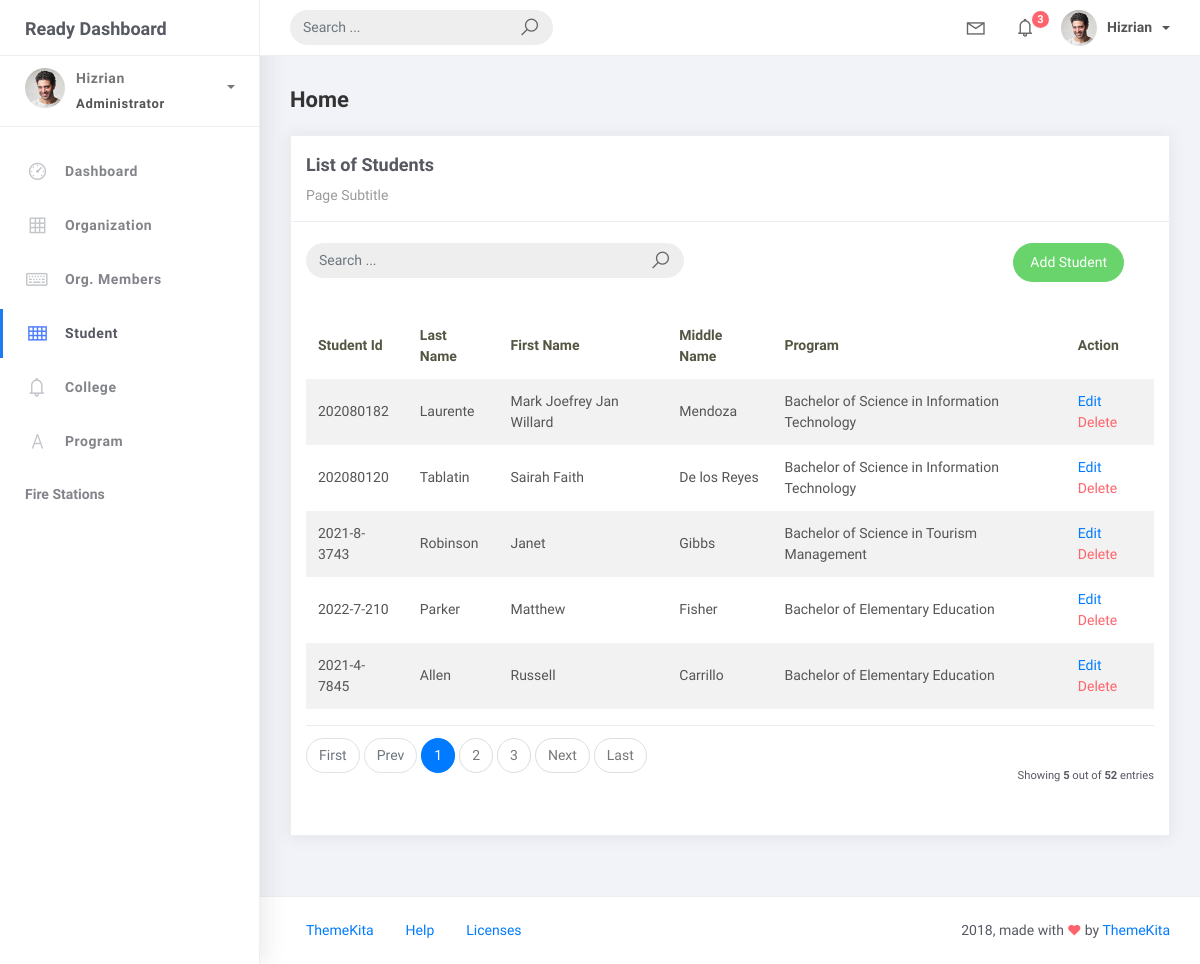
Screenshot of /student_list with the database file from the repository.
### studentorg/models.py (models this page shows, shortened)
class BaseModel(models.Model):
    created_at = models.DateTimeField(auto_now_add=True, db_index=True)
    updated_at = models.DateTimeField(auto_now=True)
    class Meta:
        abstract = True

class Student(BaseModel):
    student_id = models.CharField(max_length=15)
    lastname = models.CharField(max_length=25)
    firstname = models.CharField(max_length=50)
    middlename = models.CharField(max_length=25, blank=True, null=True)
    program = models.ForeignKey(Program, on_delete=models.CASCADE)

class Program(BaseModel):
    prog_name = models.CharField(max_length=150)
    college = models.ForeignKey(College, on_delete=models.CASCADE)
    def __str__(self):
        return self.prog_name

### studentorg/views.py (the view, shortened to what this page needs)
# urls.py: path("student_list", StudentList.as_view(), name="student-list"),
class StudentList(ListView):
    model = Student
    context_object_name = "student"
    template_name = "student_list.html"
    paginate_by = 5
    def get_queryset(self, *args, **kwargs):
        qs = super(StudentList, self).get_queryset(*args, **kwargs)
        return qs

### templates/student_list.html
{% extends 'base.html' %}
{% load static %}
{% block content %}
  <div class="content">
    <div class="container-fluid">
      <h4 class="page-title">Home</h4>
      <div class="row">
        <div class="col-md-12">
          <div class="card">
            <div class="card-header">
              <div class="card-title">List of Students</div>
              <div class="card-category">Page Subtitle</div>
            </div>
            <br />
            <div class="col-md-12 row">
              <div class="col-md-6">
                <form class="navbar-left navbar-form nav-search mr-md-3" action="{% url 'student-list' %}">
                  <div class="input-group">
                    <input type="text" placeholder="Search ..." class="form-control" name="q" />
                    <div class="input-group-append">
                      <span class="input-group-text"><i class="la la-search search-icon"></i></span>
                    </div>
                  </div>
                </form>
              </div>
              <div class="col-md-6">
                <div class="pull-right">
                  <a href="{% url 'student-add' %}" class="btn btn-success btn-rounded">Add Student</a>
                </div>
              </div>
            </div>
            <div class="card-body">
              <table class="table table-striped mt-3">
                <thead>
                  <tr>
                    <th scope="col">Student Id</th>
                    <th scope="col">Last Name</th>
                    <th scope="col">First Name</th>
                    <th scope="col">Middle Name</th>
                    <th scope="col">Program</th>
                    <th scope="col">Action</th>
                  </tr>
                </thead>
                <tbody>
                  {% for object in object_list %}
                    <tr>
                      <td>{{ object.student_id }}</td>
                      <td>{{ object.lastname }}</td>
                      <td>{{ object.firstname }}</td>
                      <td>{{ object.middlename }}</td>
                      <td>{{ object.program }}</td>
                      <td>
                        <a href="student_list/{{ object.id }}">Edit</a>
                        <a href="student_list/{{ object.id }}/delete" class="text-danger">Delete</a>
                      </td>
                    </tr>
                    {% empty %}
                    <tr>
                      <td colspan="4" style="text-align: center">
                        <p class="text-sm font-weight-bold mb-0">No Records Found</p>
                      </td>
                    </tr>
                  {% endfor %}
                </tbody>
              </table>
              {% include 'includes/pagination.html' %}
            </div>
          </div>
        </div>
      </div>
    </div>
  </div>
{% endblock %}

### rows the page displays
Student: student_id "202080182", lastname "Laurente", firstname "Mark Joefrey Jan Willard", middlename "Mendoza", program "Bachelor of Science in Information Technology"
Student: student_id "202080120", lastname "Tablatin", firstname "Sairah Faith", middlename "De los Reyes", program "Bachelor of Science in Information Technology"
Student: student_id "2021-8-3743", lastname "Robinson", firstname "Janet", middlename "Gibbs", program "Bachelor of Science in Tourism Management"
Student: student_id "2022-7-210", lastname "Parker", firstname "Matthew", middlename "Fisher", program "Bachelor of Elementary Education"
Student: student_id "2021-4-7845", lastname "Allen", firstname "Russell", middlename "Carrillo", program "Bachelor of Elementary Education"

### other values shown
{{ page_num }} "1"
{{ page_num }} "2" "3"
{{ object_list.count }} "5"
{{ paginator.count }} "52"
